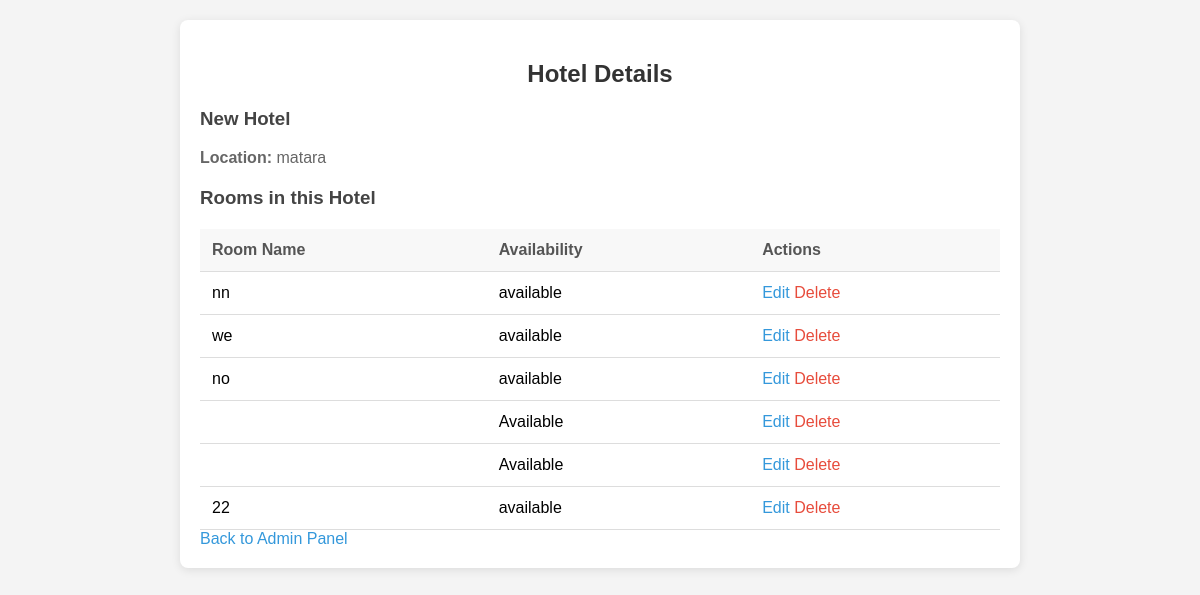
The page /admin_hotel_details.php?id=31 (signed in) on the database its author committed.
### tables this page shows
CREATE TABLE `hotels` (
  `hotel_id` int(11) NOT NULL,
  `hotel_name` varchar(100) NOT NULL,
  `total_rooms` int(11) NOT NULL,
  `user_id` int(11) DEFAULT NULL,
  `description` varchar(20) NOT NULL,
  `location` varchar(255) DEFAULT NULL,
  `city_id` int(255) NOT NULL
);

CREATE TABLE `rooms` (
  `room_id` int(11) NOT NULL,
  `hotel_id` int(11) DEFAULT NULL,
  `room_name` varchar(255) NOT NULL,
  `room_number` int(255) NOT NULL,
  `price_per_night` decimal(10,2) NOT NULL,
  `max_adults` int(11) NOT NULL,
  `max_children` int(11) NOT NULL,
  `availability` varchar(255) NOT NULL,
  `hotel_name` varchar(255) DEFAULT NULL,
  `facilities` varchar(255) NOT NULL
);

### admin_hotel_details.php (the view, shortened to what this page needs)
<?php
include('config.php');
if (isset($_GET['id'])) {
    $hotel_id = $_GET['id'];
    $hotel_stmt = $conn->prepare("SELECT * FROM hotels WHERE hotel_id = ?");
    $hotel_stmt->bind_param("i", $hotel_id);
    $hotel_stmt->execute();
    $hotel = $hotel_stmt->get_result()->fetch_assoc();
    $rooms_stmt = $conn->prepare("SELECT * FROM rooms WHERE hotel_id = ?");
    $rooms_stmt->bind_param("i", $hotel_id);
    $rooms_stmt->execute();
    $rooms = $rooms_stmt->get_result();
} else {
    header("Location: admin_panel.php");
    exit();
}
?>
<!DOCTYPE html>
<html lang="en">
<head>
    <link rel="stylesheet" href="admin_hotel_details.css">
</head>
<body>
    <div class="admin-container">
        <h2>Hotel Details</h2>
        <h3><?php echo htmlspecialchars($hotel['hotel_name']); ?></h3>
        <p><strong>Location:</strong> <?php echo htmlspecialchars($hotel['location']); ?></p>
        <h3>Rooms in this Hotel</h3>
        <table>
            <tr>
                <th>Room Name</th>
                <th>Availability</th>
                <th>Actions</th>
            </tr>
            <?php while ($room = $rooms->fetch_assoc()): ?>
            <tr>
                <td><?php echo htmlspecialchars($room['room_name']); ?></td>
                <td><?php echo htmlspecialchars($room['availability']); ?></td>
                <td>
                    <a href="admin_edit_room.php?id=<?php echo $room['room_id']; ?>">Edit</a>
                    <a href="admin_delete_room.php?id=<?php echo $room['room_id']; ?>" onclick="return confirm('Are you sure you want to delete this room?');">Delete</a>
                </td>
            </tr>
            <?php endwhile; ?>
        </table>
        <a href="admin_panel.php">Back to Admin Panel</a>
    </div>
</body>
</html>

### admin_hotel_details.css (style rules this page uses)
body { margin: 0; padding: 0; font-family: Arial, sans-serif; background-color: #f4f4f4; }
.admin-container { max-width: 800px; margin: 20px auto; padding: 20px; background-color: white; border-radius: 8px; box-shadow: 0 2px 10px rgba(0, 0, 0, 0.1); }
h2 { text-align: center; color: #333; }
h3 { color: #444; margin-top: 20px; }
p { font-size: 16px; color: #666; }
table { width: 100%; border-collapse: collapse; margin-top: 20px; }
th, td { padding: 12px; text-align: left; border-bottom: 1px solid #ddd; }
th { background-color: #f8f8f8; color: #555; }
a { color: #3498db; text-decoration: none; }
a[href*='delete'] { color: #e74c3c; }

### rows shown on the page
hotels: hotel_name "New Hotel", location "matara"
rooms: room_name "nn", availability "available"
rooms: room_name "we", availability "available"
rooms: room_name "no", availability "available"
rooms: availability "Available"
rooms: availability "Available"
rooms: room_name "22", availability "available"
